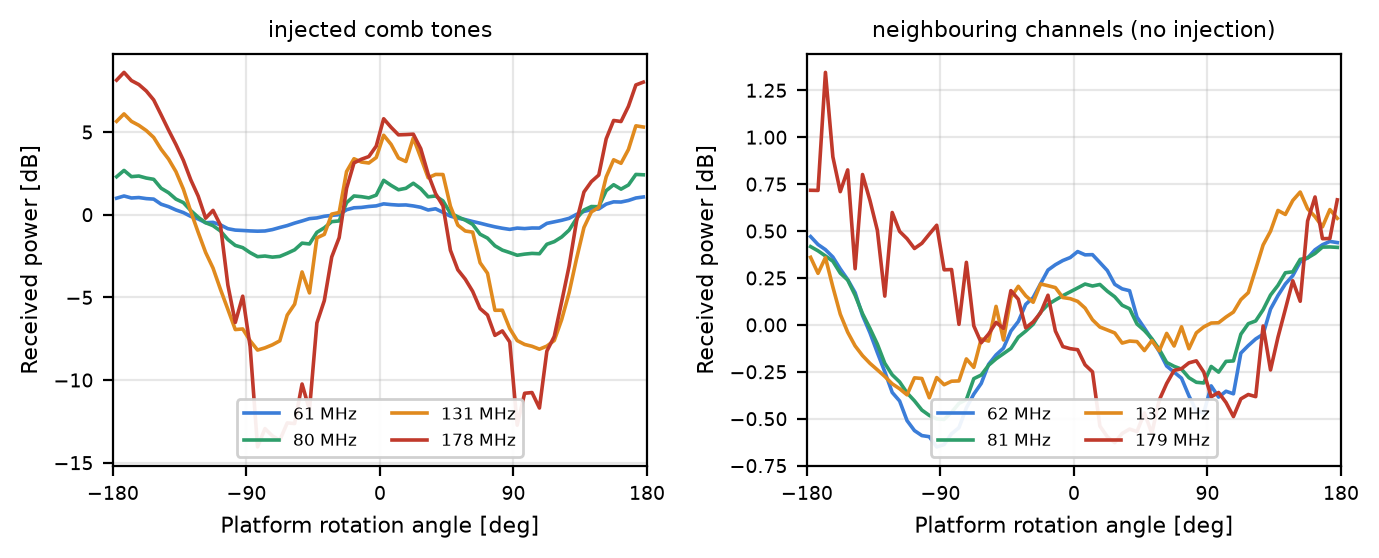

Reproduce this figure in Python.
"""Paired channels: each injected comb tone beside its neighbouring channel.
Same frequency, same integrations, one carries the injected signal and one does not.
No scatter bands. FM band avoided."""
import numpy as np, matplotlib; matplotlib.use("Agg")
import matplotlib.pyplot as plt
from importlib.machinery import SourceFileLoader
C=SourceFileLoader("C","00_common.py").load_module()
z=C.load(); tm,el,az,fr,ch=z["tm"],z["el"],z["az"],z["fr"],z["ch"]
d4=z["d"]; d0=np.load("key0_raster.npz")["d0"].astype(np.float64); d0[d0<=0]=np.nan
SEGS=np.load("segs.npz")["segs"]

N0,N=16,4                                    # 4 consecutive rotations at fixed azimuth
sel=np.zeros(len(el),bool)
for i in range(N0,N0+N): sel[SEGS[i][0]:SEGS[i][1]]=True
print(f"{N} rotations at az {np.nanmin(az[sel]):.0f}..{np.nanmax(az[sel]):.0f} deg "
      f"(5 deg step per pass), t {tm[sel][0]:.1f}-{tm[sel][-1]:.1f} min, {sel.sum()} integrations")

E=np.arange(-180,181,5.0); Ec=.5*(E[:-1]+E[1:]); ie=np.digitize(el,E)-1
def fold(y):
    y=y-np.nanmedian(y[sel])
    return np.array([np.nanmedian(y[sel&(ie==j)&np.isfinite(y)])
                     if (sel&(ie==j)&np.isfinite(y)).sum()>3 else np.nan for j in range(len(Ec))])

# tone channels (ch%16==8) nearest the requested frequencies, plus neighbour at +4 ch
TARGET=[60.5,80.1,130.9,177.7]; OFFSET=4      # +4 ch = +0.98 MHz, clear of +-1 spillover
COLS=["#3b7dd8","#2e9e6b","#e08a1e","#c0392b"]
tone_ch=ch[(ch%16)==8]
pairs=[]
for t in TARGET:
    c=int(tone_ch[np.argmin(np.abs(fr[tone_ch]-t))]); pairs.append((c,c+OFFSET))
print(f"\n{'tone':>18}  {'neighbour':>18}   {'tone depth':>11} {'neigh depth':>12}")
prof={}
for (ct,cn),col in zip(pairs,COLS):
    pt,pn=fold(C.db(d4[:,ct])),fold(C.db(d4[:,cn]))
    prof[ct]=(pt,pn)
    print(f"  ch{ct:4d} {fr[ct]:7.1f} MHz   ch{cn:4d} {fr[cn]:7.1f} MHz "
          f"{np.nanmax(pt)-np.nanmin(pt):10.1f} dB {np.nanmax(pn)-np.nanmin(pn):10.2f} dB")
# per-bin noise on a single neighbour channel, for the caption
cn=pairs[-1][1]; y=C.db(d4[:,cn]); y-=np.nanmedian(y[sel])
sc=[np.nanstd(y[sel&(ie==j)])/np.sqrt(max((sel&(ie==j)).sum(),1)) for j in range(len(Ec))]
print(f"\nsingle-channel standard error per 5 deg bin: {np.nanmedian(sc):.3f} dB "
      f"(median {np.nanmedian([(sel&(ie==j)).sum() for j in range(len(Ec))]):.0f} integrations/bin)")
gnd=fold(C.db(np.nanmedian(d0[:,[c for c,_ in pairs]],axis=1)))
print(f"ground receiver, same tones: depth {np.nanmax(gnd[0:])-np.nanmin(gnd):.2f} dB")

def style(a,ttl):
    a.set_xlim(-180,180); a.set_xticks([-180,-90,0,90,180]); a.grid(alpha=.3)
    a.set_xlabel("Platform rotation angle [deg]",fontsize=8); a.tick_params(labelsize=7)
    a.set_title(ttl,fontsize=8)

for tag,with_gnd in [("18_paired","")   ,("18_paired_gnd","g")]:
    fig,ax=plt.subplots(1,2,figsize=(7.0,2.9),sharex=True)
    for (ct,cn),col in zip(pairs,COLS):
        pt,pn=prof[ct]
        ax[0].plot(Ec,pt,c=col,lw=1.3,label=f"{fr[ct]:.0f} MHz")
        ax[1].plot(Ec,pn,c=col,lw=1.3,label=f"{fr[cn]:.0f} MHz")
    if with_gnd:
        for a in ax: a.plot(Ec,gnd,c="0.45",lw=1.0,ls="--",label="ground rx")
    style(ax[0],"injected comb tones"); style(ax[1],"neighbouring channels (no injection)")
    ax[0].set_ylabel("Received power [dB]",fontsize=8)
    ax[1].set_ylabel("Received power [dB]",fontsize=8)
    ax[0].legend(fontsize=6.3,ncol=2,loc="lower center",framealpha=.92)
    ax[1].legend(fontsize=6.3,ncol=2,loc="lower center",framealpha=.92)
    fig.tight_layout(); fig.savefig(f"{tag}.png",dpi=200,bbox_inches="tight")
print("saved 18_paired.png, 18_paired_gnd.png")
